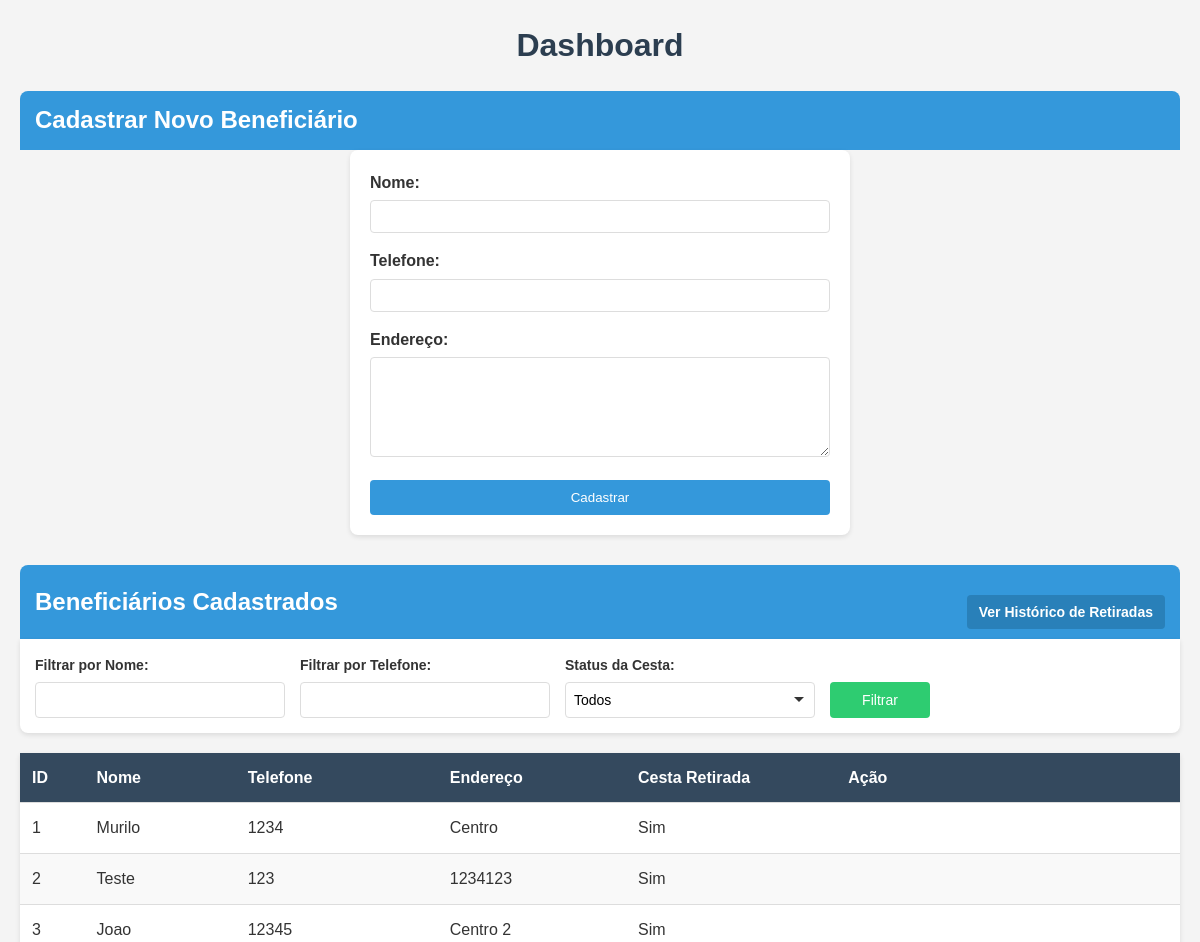
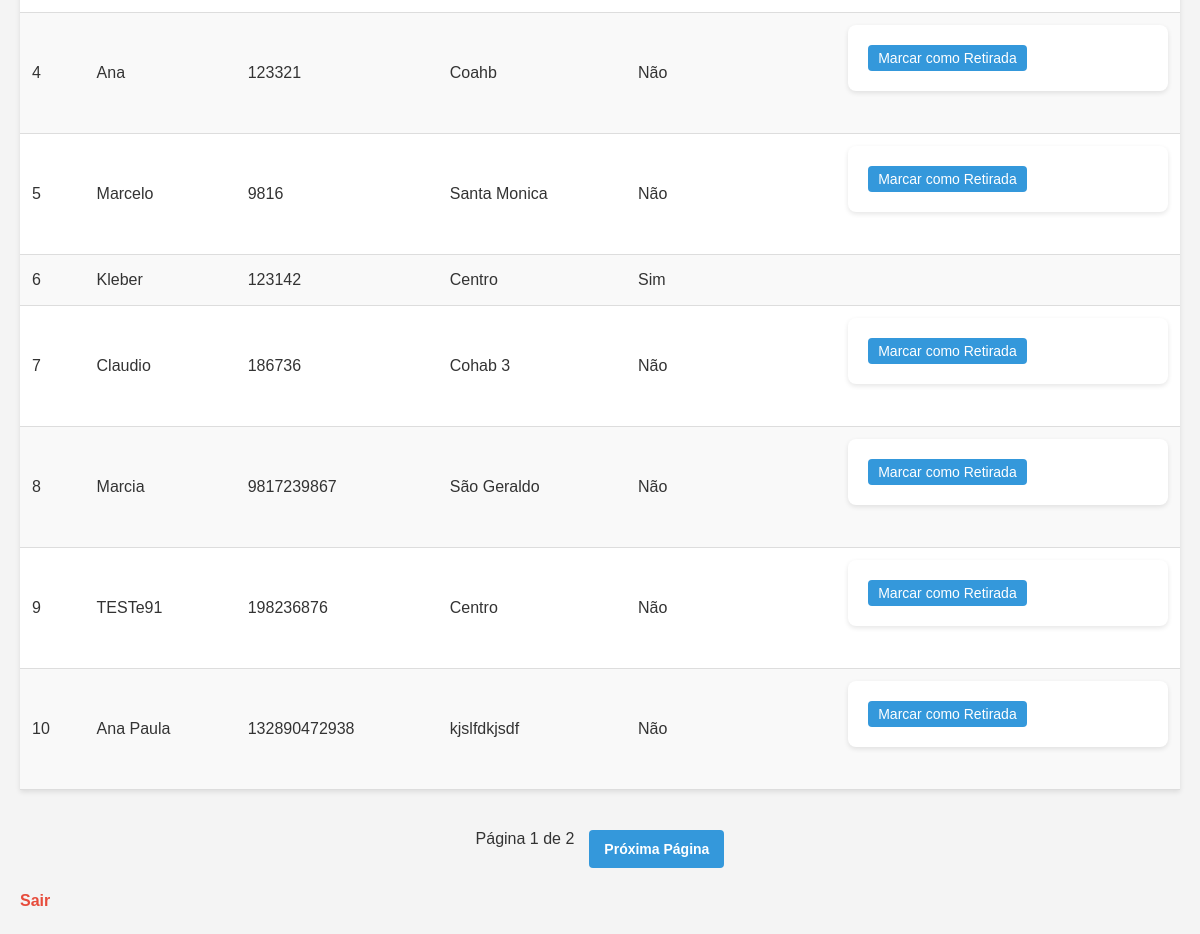
/dashboard (signed in), run on the app's committed database (2 pictures, top to bottom).
### tables this page shows
CREATE TABLE beneficiarios (
        id INTEGER PRIMARY KEY AUTOINCREMENT,
        nome TEXT NOT NULL,
        telefone TEXT NOT NULL UNIQUE,
        endereco TEXT NOT NULL,
        cesta_retirada INTEGER DEFAULT 0
    );

### app.py (the view)
@app.route('/dashboard', methods=['GET'])
def dashboard():
    if not session.get('logged_in'):
        return redirect('/login')
    nome_filtro = request.args.get('nome', '').strip()
    telefone_filtro = request.args.get('telefone', '').strip()
    status_filtro = request.args.get('status', 'todos')
    page = int(request.args.get('page', 1))
    per_page = 10
    offset = (page - 1) * per_page
    conn = get_db()
    count_query = 'SELECT COUNT(*) FROM beneficiarios WHERE 1=1'
    count_params = []
    if nome_filtro:
        count_query += ' AND nome LIKE ?'
        count_params.append(f'%{nome_filtro}%')
    if telefone_filtro:
        count_query += ' AND telefone LIKE ?'
        count_params.append(f'%{telefone_filtro}%')
    if status_filtro == 'retirada':
        count_query += ' AND cesta_retirada = 1'
    elif status_filtro == 'nao_retirada':
        count_query += ' AND cesta_retirada = 0'
    total = conn.execute(count_query, count_params).fetchone()[0]
    total_pages = (total + per_page - 1) // per_page
    query = 'SELECT * FROM beneficiarios WHERE 1=1'
    params = []
    if nome_filtro:
        query += ' AND nome LIKE ?'
        params.append(f'%{nome_filtro}%')
    if telefone_filtro:
        query += ' AND telefone LIKE ?'
        params.append(f'%{telefone_filtro}%')
    if status_filtro == 'retirada':
        query += ' AND cesta_retirada = 1'
    elif status_filtro == 'nao_retirada':
        query += ' AND cesta_retirada = 0'
    query += ' LIMIT ? OFFSET ?'
    params.extend([per_page, offset])
    beneficiarios = conn.execute(query, params).fetchall()
    conn.close()
    return render_template('dashboard.html', beneficiarios=beneficiarios,
                          nome_filtro=nome_filtro, telefone_filtro=telefone_filtro,
                          status_filtro=status_filtro, error_message=request.args.get('error_message', ''),
                          page=page, total_pages=total_pages, per_page=per_page)

### app.py (called while the page is built)
def get_db():
    conn = sqlite3.connect('database.db')
    conn.row_factory = sqlite3.Row
    return conn

### templates/dashboard.html (shortened to what this page needs)
<!DOCTYPE html>
<html lang="pt-br">
<head>
    <link rel="stylesheet" href="{{ url_for('static', filename='style.css') }}">
</head>
<body>
    <h1>Dashboard</h1>
    {% if session['role'] == 'admin' %}
    <div class="section-title">
        <h2>Cadastrar Novo Beneficiário</h2>
    </div>
    <form method="POST" action="/cadastrar">
        <label>Nome:</label>
        <input type="text" name="nome" required>
        <label>Telefone:</label>
        <input type="text" name="telefone" required>
        <label>Endereço:</label>
        <textarea name="endereco" required></textarea>
        <button type="submit">Cadastrar</button>
    </form>
    {% endif %}
    <div class="section-title">
        <h2>Beneficiários Cadastrados</h2>
        <a href="{{ url_for('historico') }}" class="history-link">Ver Histórico de Retiradas</a>
    </div>
    <form method="GET" action="/dashboard" class="filter-form">
        <div class="filter-group">
            <label for="nome">Filtrar por Nome:</label>
            <input type="text" id="nome" name="nome" value="{{ nome_filtro }}">
        </div>
        <div class="filter-group">
            <label for="telefone">Filtrar por Telefone:</label>
            <input type="text" id="telefone" name="telefone" value="{{ telefone_filtro }}">
        </div>
        <div class="filter-group">
            <label for="status">Status da Cesta:</label>
            <select id="status" name="status">
                <option value="todos" {% if status_filtro == 'todos' %}selected{% endif %}>Todos</option>
            </select>
        </div>
        <div class="filter-group">
            <button type="submit">Filtrar</button>
        </div>
    </form>
    <table>
        <thead>
            <tr>
                <th>ID</th>
                <th>Nome</th>
                <th>Telefone</th>
                <th>Endereço</th>
                <th>Cesta Retirada</th>
                <th>Ação</th>
            </tr>
        </thead>
        <tbody>
            {% for beneficiario in beneficiarios %}
            <tr>
                <td>{{ beneficiario['id'] }}</td>
                <td>{{ beneficiario['nome'] }}</td>
                <td>{{ beneficiario['telefone'] }}</td>
                <td>{{ beneficiario['endereco'] }}</td>
                <td>{{ 'Sim' if beneficiario['cesta_retirada'] else 'Não' }}</td>
                <td>
                    {% if not beneficiario['cesta_retirada'] %}
                    <form method="POST" action="{{ url_for('marcar_retirada', id=beneficiario['id']) }}" onsubmit="return confirm('Tem certeza que deseja marcar esta cesta como retirada?');">
                        <button type="submit">Marcar como Retirada</button>
                    </form>
                    {% endif %}
                </td>
            </tr>
            {% endfor %}
        </tbody>
    </table>
    {% if total_pages > 1 %}
    <div class="pagination">
        <span>Página {{ page }} de {{ total_pages }}</span>
        {% if page < total_pages %}
        <a href="{{ url_for('dashboard', page=page+1, nome=nome_filtro, telefone=telefone_filtro, status=status_filtro) }}" class="pagination-link">Próxima Página</a>
        {% endif %}
    </div>
    {% endif %}
    <a href="{{ url_for('logout') }}">Sair</a>
</body>
</html>

### static/style.css (style rules this page uses)
* { margin: 0; padding: 0; box-sizing: border-box; font-family: Arial, sans-serif; }
body { background-color: #f4f4f4; color: #333; padding: 20px; line-height: 1.6; }
h1 { color: #2c3e50; text-align: center; margin-bottom: 20px; }
h2 { color: #34495e; margin-top: 30px; margin-bottom: 15px; }
form:not(.filter-form) { background-color: #fff; padding: 20px; border-radius: 8px; box-shadow: 0 2px 5px rgba(0, 0, 0, 0.1); max-width: 500px; margin: 0 auto 30px; }
label { display: block; margin-bottom: 5px; font-weight: bold; }
input[type="text"], input[type="password"], textarea { width: 100%; padding: 8px; margin-bottom: 15px; border: 1px solid #ddd; border-radius: 4px; }
textarea { height: 100px; resize: vertical; }
button { background-color: #3498db; color: #fff; padding: 10px 15px; border: none; border-radius: 4px; cursor: pointer; width: 100%; }
table { width: 100%; border-collapse: collapse; background-color: #fff; box-shadow: 0 2px 5px rgba(0, 0, 0, 0.1); }
th, td { padding: 12px; text-align: left; border-bottom: 1px solid #ddd; }
th { background-color: #34495e; color: #fff; }
tr:nth-child(even) { background-color: #f9f9f9; }
td form button { width: auto; padding: 5px 10px; font-size: 14px; }
a { display: inline-block; margin-top: 20px; color: #e74c3c; text-decoration: none; font-weight: bold; }
body > * { max-width: 1200px; margin-left: auto; margin-right: auto; }
.section-title { display: flex; justify-content: space-between; align-items: center; background-color: #3498db; color: #fff; padding: 10px 15px; border-radius: 8px 8px 0 0; margin-bottom: 0; }
.section-title h2 { margin: 0; color: #fff; }
.history-link { background-color: #2980b9; color: #fff; padding: 6px 12px; border-radius: 4px; text-decoration: none; font-size: 14px; }
.filter-form { display: flex; align-items: flex-end; gap: 15px; background-color: #fff; padding: 15px; border-radius: 0 0 8px 8px; box-shadow: 0 2px 5px rgba(0, 0, 0, 0.1); margin-bottom: 20px; border-top: none; }
.filter-group { display: flex; flex-direction: column; }
.filter-group label { margin-bottom: 5px; font-size: 14px; }
.filter-group input[type="text"], .filter-group select, .filter-group button { width: 250px; height: 36px; padding: 0 8px; border: 1px solid #ddd; border-radius: 4px; box-sizing: border-box; font-size: 14px; line-height: 1; margin: 0; }
.filter-group select { appearance: none; -webkit-appearance: none; -moz-appearance: none; background-size: 10px; padding-right: 30px; }
.filter-group button { width: 100px; height: 36px; padding: 0 8px; background-color: #2ecc71; color: #fff; border: none; border-radius: 4px; cursor: pointer; font-size: 14px; line-height: 1; display: flex; align-items: center; justify-content: center; }
.pagination { display: flex; justify-content: center; align-items: center; gap: 15px; margin-top: 20px; }
.pagination-link { background-color: #3498db; color: #fff; padding: 8px 15px; border-radius: 4px; text-decoration: none; font-size: 14px; }

### data on the page
beneficiarios: id "1", nome "Murilo", telefone "1234", endereco "Centro", cesta_retirada "Sim"
beneficiarios: id "2", nome "Teste", telefone "123", endereco "1234123", cesta_retirada "Sim"
beneficiarios: id "3", nome "Joao", telefone "12345", endereco "Centro 2", cesta_retirada "Sim"
beneficiarios: id "4", nome "Ana", telefone "123321", endereco "Coahb", cesta_retirada "Não"
beneficiarios: id "5", nome "Marcelo", telefone "9816", endereco "Santa Monica", cesta_retirada "Não"
beneficiarios: id "6", nome "Kleber", telefone "123142", endereco "Centro", cesta_retirada "Sim"
beneficiarios: id "7", nome "Claudio", telefone "186736", endereco "Cohab 3", cesta_retirada "Não"
beneficiarios: id "8", nome "Marcia", telefone "9817239867", endereco "São Geraldo", cesta_retirada "Não"
beneficiarios: id "9", nome "TESTe91", telefone "198236876", endereco "Centro", cesta_retirada "Não"
beneficiarios: id "10", nome "Ana Paula", telefone "132890472938", endereco "kjslfdkjsdf", cesta_retirada "Não"

### other printed values
{{ page }} "1"
{{ total_pages }} "2"
